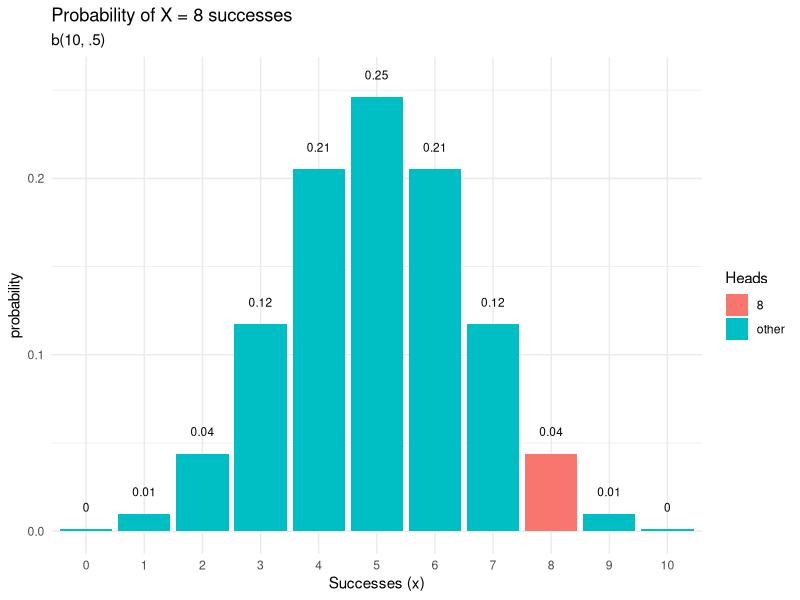

Generate this figure with R:
library(tidyverse)
library(scales)

tibble(heads = 0:10, prob = dbinom(x = 0:10, size = 10, prob = 0.5)) %>%
  mutate(Heads = ifelse(heads == 8, "8", "other")) %>%
  ggplot(aes(x = factor(heads), y = prob, fill = Heads)) +
  theme_minimal()+
  geom_col() +
  geom_text(
    aes(label = round(prob, 2), y = prob + 0.01),
    position = position_dodge(0.9),
    size = 3,
    vjust = 0) +
  labs(title = "Probability of X = 8 successes",
       subtitle = "b(10, .5)",
       x = "Successes (x)",
       y = "probability") 



tibble(rep = 1:10) %>% 
  #resampling the function as many times as you called in the line above
  mutate(samples = map(rep, ~ rnorm(100))) %>%
  #mean of each sample
  mutate(means = map_dbl(samples, ~ mean(.)))


#more simple approach
rerun(10, rnorm(100)) %>%
  map_dbl(~ mean(.))